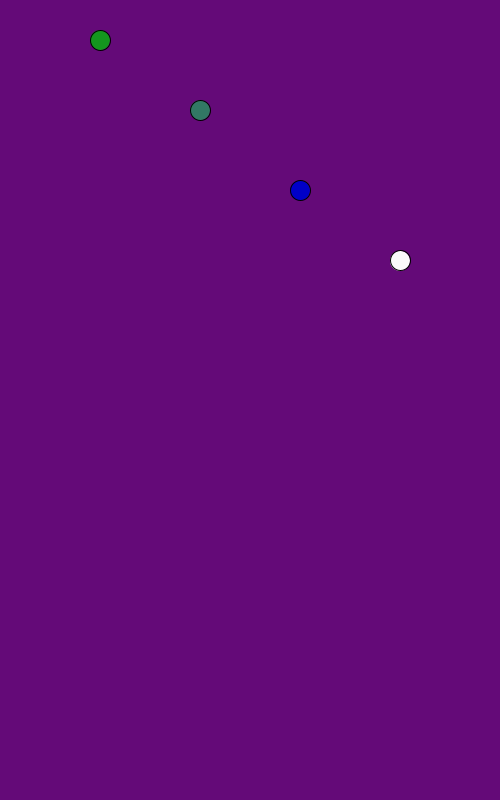
Frame 1 (no input)
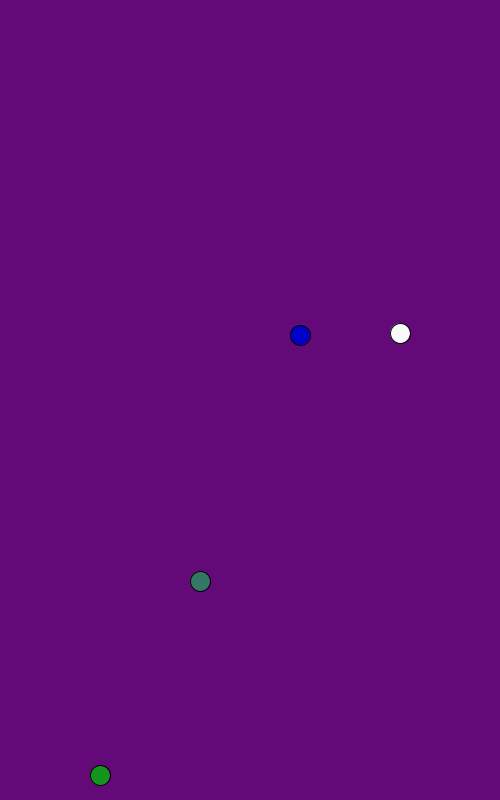
Frame 60 (the mouse pressed at the canvas centre just before this capture)
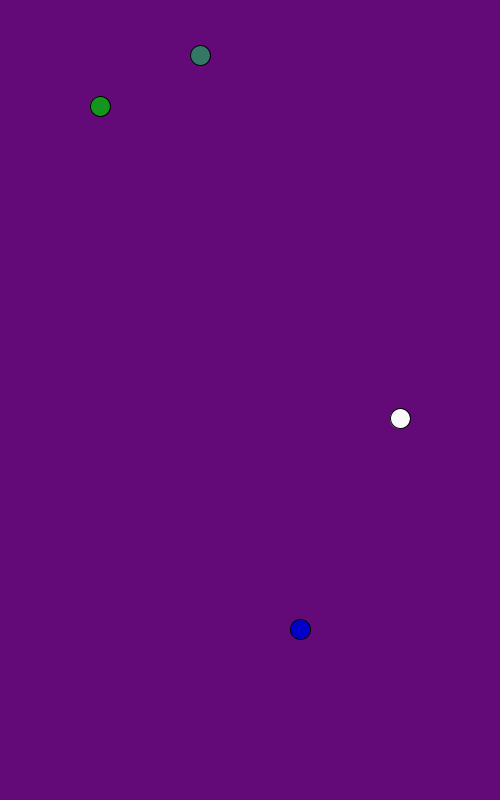
Frame 120 (the mouse held since frame 60 and released just before this capture)

The Processing sketch that drew these frames (run headless with seeded random() and noise(); from frame 60 on, the mouse is pressed at the canvas centre):

// Processing sketch: processing_30742
// ── processing_30742.pde


// No matter how many cookies we make, only one cookie cutter is needed.
class Car {
  color c;
  float xpos;
  float ypos;
  float yspeed;
  float gravity = 0.1;
  float bouncefriction = 0.9;
  float h = 20;
  // The Constructor is defined with arguments.
  Car(color tempC, float tempXpos, float tempYpos, float tempYspeed, float grav) {
    c = tempC;
    xpos = tempXpos;
    ypos = tempYpos;
    yspeed = tempYspeed;
    gravity = grav;
  }
 
  void display() {
    stroke(0);
    fill(c);
    ellipseMode(CENTER);
    ellipse(xpos,ypos,20,20);
  }
 
  void drive() {
    yspeed+= gravity;
    ypos+=yspeed;
    if (ypos > height-h/2) {
      yspeed *= -bouncefriction;
      ypos=height - h/2;
    }
    if(ypos<h/2){
      yspeed *= -bouncefriction;
      ypos=h/2;
    }
  }
}

Car bus;
Car taxi;
Car van;
Car racecar;
void setup(){
  size(500,800);

  bus=new Car(color(20,150,30),100,30.0,10.0,.1);
  taxi=new Car(color(50,120,100),200,100,10,.2);
  van=new Car (color(0,0,200),300,180,10,.5);
  racecar=new Car(250,400,250.0,10,.9);
  frameRate(80);
}
void draw(){
 background(color(100,10,120));
  bus.drive();
  bus.display();
  taxi.drive();
  taxi.display();
  van.drive();
  van.display();
  racecar.drive();
  racecar.display();
}
                
